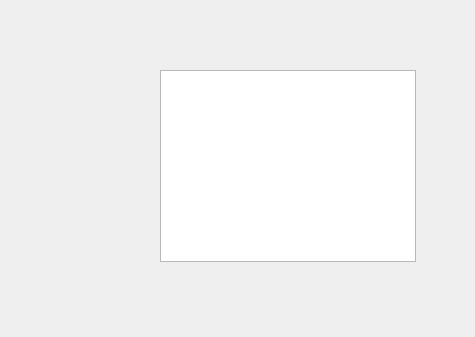
<?xml version="1.0" encoding="UTF-8"?>
<ui version="4.0">
 <class>rfidForm</class>
 <widget class="QWidget" name="rfidForm">
  <property name="geometry">
   <rect>
    <x>0</x>
    <y>0</y>
    <width>475</width>
    <height>337</height>
   </rect>
  </property>
  <property name="windowTitle">
   <string>Quản lý thẻ RFID</string>
  </property>
  <widget class="QTableView" name="tableView">
   <property name="geometry">
    <rect>
     <x>160</x>
     <y>70</y>
     <width>256</width>
     <height>192</height>
    </rect>
   </property>
  </widget>
 </widget>
 <resources/>
 <connections/>
</ui>
